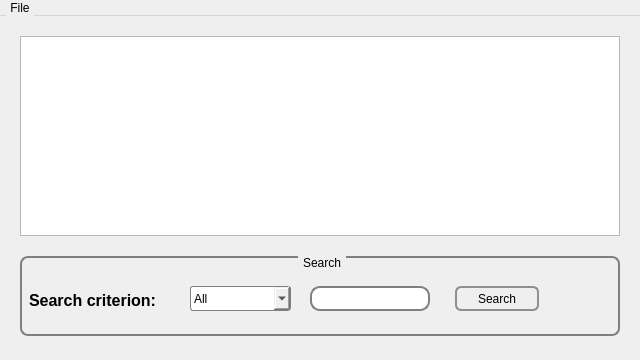
<?xml version="1.0" encoding="UTF-8"?>
<ui version="4.0">
 <class>MainWindow</class>
 <widget class="QMainWindow" name="MainWindow">
  <property name="geometry">
   <rect>
    <x>0</x>
    <y>0</y>
    <width>640</width>
    <height>360</height>
   </rect>
  </property>
  <property name="windowTitle">
   <string>MainWindow</string>
  </property>
  <property name="windowIcon">
   <iconset resource="myresourse.qrc">
    <normaloff>:/Images/AppIcon.png</normaloff>:/Images/AppIcon.png</iconset>
  </property>
  <property name="styleSheet">
   <string notr="true">QComboBox {
    border: 1px solid gray;
    border-radius: 3px;
    padding: 1px 18px 1px 3px;
    min-width: 6em;
}

QPushButton {
    border: 2px solid #8f8f91;
    border-radius: 6px;
    background-color: qlineargradient(x1: 0, y1: 0, x2: 0, y2: 1,
                                      stop: 0 #f6f7fa, stop: 1 #dadbde);
    min-width: 80px;
}

QPushButton:pressed {
    background-color: qlineargradient(x1: 0, y1: 0, x2: 0, y2: 1,
                                      stop: 0 #dadbde, stop: 1 #f1f1fa);
}

QGroupBox {
    background-color: qlineargradient(x1: 0, y1: 0, x2: 0, y2: 1,
                                      stop: 0 #E0E0E0, stop: 1 #FFFFFF);
    border: 2px solid gray;
    border-radius: 8px;
    margin-top: 1ex; /* leave space at the top for the title */
}

QGroupBox::title {
    subcontrol-origin: margin;
    subcontrol-position: top center; /* position at the top center */
    padding: 0 3px;
    background-color: qlineargradient(x1: 0, y1: 0, x2: 0, y2: 1,
                                      stop: 0 #FFOECE, stop: 1 #FFFFFF);
}

QLineEdit {
    border: 2px solid gray;
    border-radius: 10px;
    padding: 0 8px;
    background: white;
    selection-background-color: darkgray;
}

QMenuBar {
    background-color: qlineargradient(x1:0, y1:0, x2:0, y2:1,
                                      stop:0 lightgray, stop:1 darkgray);
}

QMenuBar::item {
    spacing: 3px; /* spacing between menu bar items */
    padding: 1px 4px;
    background: transparent;
    border-radius: 4px;
}

QMenuBar::item:selected { /* when selected using mouse or keyboard */
    background: #a8a8a8;
}

QMenuBar::item:pressed {
    background: #888888;
}

QTabWidget::pane { /* The tab widget frame */
    border-top: 2px solid #C2C7CB;
}

QTabWidget::tab-bar {
    left: 5px; /* move to the right by 5px */
}</string>
  </property>
  <widget class="QWidget" name="centralWidget">
   <widget class="QGroupBox" name="groupBox">
    <property name="geometry">
     <rect>
      <x>20</x>
      <y>240</y>
      <width>600</width>
      <height>80</height>
     </rect>
    </property>
    <property name="styleSheet">
     <string notr="true"/>
    </property>
    <property name="title">
     <string>Search</string>
    </property>
    <widget class="QLabel" name="label">
     <property name="geometry">
      <rect>
       <x>9</x>
       <y>19</y>
       <width>140</width>
       <height>50</height>
      </rect>
     </property>
     <property name="font">
      <font>
       <pointsize>12</pointsize>
       <weight>75</weight>
       <bold>true</bold>
      </font>
     </property>
     <property name="text">
      <string>Search criterion:</string>
     </property>
    </widget>
    <widget class="QComboBox" name="comboBox">
     <property name="geometry">
      <rect>
       <x>170</x>
       <y>30</y>
       <width>101</width>
       <height>25</height>
      </rect>
     </property>
     <item>
      <property name="text">
       <string>All</string>
      </property>
     </item>
     <item>
      <property name="text">
       <string>Name</string>
      </property>
     </item>
     <item>
      <property name="text">
       <string>Surname</string>
      </property>
     </item>
     <item>
      <property name="text">
       <string>Rang</string>
      </property>
     </item>
     <item>
      <property name="text">
       <string>Shop number</string>
      </property>
     </item>
    </widget>
    <widget class="QLineEdit" name="value_le">
     <property name="geometry">
      <rect>
       <x>290</x>
       <y>30</y>
       <width>120</width>
       <height>25</height>
      </rect>
     </property>
    </widget>
    <widget class="QPushButton" name="search_btn">
     <property name="geometry">
      <rect>
       <x>435</x>
       <y>30</y>
       <width>84</width>
       <height>25</height>
      </rect>
     </property>
     <property name="text">
      <string>Search</string>
     </property>
     <property name="icon">
      <iconset resource="myresourse.qrc">
       <normaloff>:/Images/Zerode-Plump-Search.ico</normaloff>:/Images/Zerode-Plump-Search.ico</iconset>
     </property>
     <property name="autoDefault">
      <bool>false</bool>
     </property>
     <property name="default">
      <bool>true</bool>
     </property>
    </widget>
   </widget>
   <widget class="QTableWidget" name="tableWidget">
    <property name="geometry">
     <rect>
      <x>20</x>
      <y>20</y>
      <width>600</width>
      <height>200</height>
     </rect>
    </property>
    <property name="styleSheet">
     <string notr="true"/>
    </property>
   </widget>
  </widget>
  <widget class="QMenuBar" name="menuBar">
   <property name="geometry">
    <rect>
     <x>0</x>
     <y>0</y>
     <width>640</width>
     <height>18</height>
    </rect>
   </property>
   <widget class="QMenu" name="menuFile">
    <property name="title">
     <string>File</string>
    </property>
    <addaction name="actionSave_as_Excel"/>
    <addaction name="actionSave_as_Word"/>
    <addaction name="actionSave_as_PDF"/>
    <addaction name="actionClose"/>
   </widget>
   <addaction name="menuFile"/>
  </widget>
  <action name="actionSave_as_Excel">
   <property name="icon">
    <iconset resource="myresourse.qrc">
     <normaloff>:/Images/Excel-icon.png</normaloff>:/Images/Excel-icon.png</iconset>
   </property>
   <property name="text">
    <string>Save as Excel</string>
   </property>
  </action>
  <action name="actionSave_as_PDF">
   <property name="icon">
    <iconset resource="myresourse.qrc">
     <normaloff>:/Images/Treetog-File-Type-Pdf.ico</normaloff>:/Images/Treetog-File-Type-Pdf.ico</iconset>
   </property>
   <property name="text">
    <string>Save as PDF</string>
   </property>
  </action>
  <action name="actionClose">
   <property name="icon">
    <iconset resource="myresourse.qrc">
     <normaloff>:/Images/close-icon.png</normaloff>:/Images/close-icon.png</iconset>
   </property>
   <property name="text">
    <string>Close</string>
   </property>
  </action>
  <action name="actionSave_as_Word">
   <property name="icon">
    <iconset resource="myresourse.qrc">
     <normaloff>:/Images/Word-icon.ico</normaloff>:/Images/Word-icon.ico</iconset>
   </property>
   <property name="text">
    <string>Save as Word</string>
   </property>
  </action>
  <action name="actionPropertis">
   <property name="text">
    <string>Propertis</string>
   </property>
  </action>
 </widget>
 <layoutdefault spacing="6" margin="11"/>
 <tabstops>
  <tabstop>search_btn</tabstop>
  <tabstop>comboBox</tabstop>
  <tabstop>value_le</tabstop>
  <tabstop>tableWidget</tabstop>
 </tabstops>
 <resources>
  <include location="myresourse.qrc"/>
 </resources>
 <connections/>
</ui>
